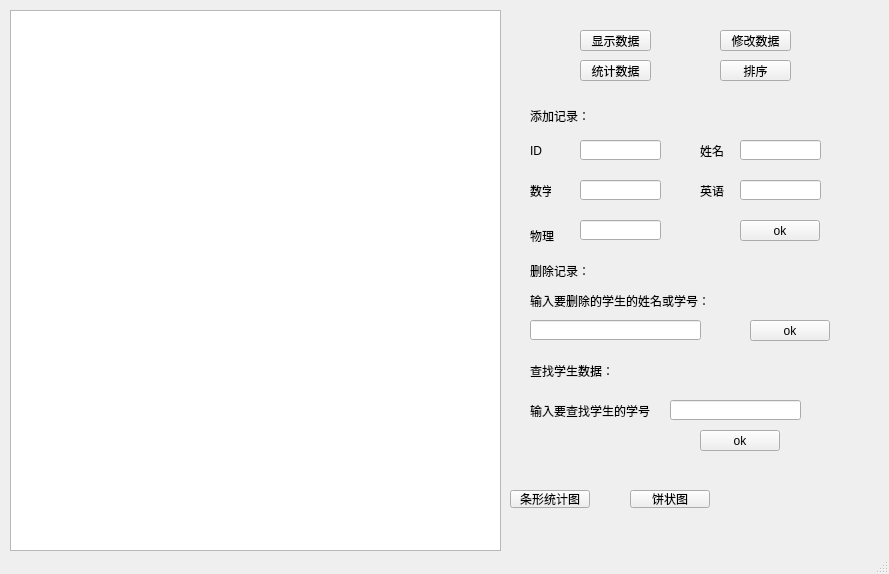
<?xml version="1.0" encoding="UTF-8"?>
<ui version="4.0">
 <class>MainWindow</class>
 <widget class="QMainWindow" name="MainWindow">
  <property name="geometry">
   <rect>
    <x>0</x>
    <y>0</y>
    <width>889</width>
    <height>574</height>
   </rect>
  </property>
  <property name="windowTitle">
   <string>MainWindow</string>
  </property>
  <widget class="QWidget" name="centralwidget">
   <widget class="QPushButton" name="pushButton">
    <property name="geometry">
     <rect>
      <x>580</x>
      <y>30</y>
      <width>71</width>
      <height>21</height>
     </rect>
    </property>
    <property name="text">
     <string>显示数据</string>
    </property>
   </widget>
   <widget class="QPushButton" name="pushButton_2">
    <property name="geometry">
     <rect>
      <x>720</x>
      <y>30</y>
      <width>71</width>
      <height>21</height>
     </rect>
    </property>
    <property name="text">
     <string>修改数据</string>
    </property>
   </widget>
   <widget class="QPushButton" name="pushButton_3">
    <property name="geometry">
     <rect>
      <x>580</x>
      <y>60</y>
      <width>71</width>
      <height>21</height>
     </rect>
    </property>
    <property name="text">
     <string>统计数据</string>
    </property>
   </widget>
   <widget class="QPushButton" name="pushButton_4">
    <property name="geometry">
     <rect>
      <x>720</x>
      <y>60</y>
      <width>71</width>
      <height>21</height>
     </rect>
    </property>
    <property name="text">
     <string>排序</string>
    </property>
   </widget>
   <widget class="QLineEdit" name="shuxue">
    <property name="geometry">
     <rect>
      <x>580</x>
      <y>180</y>
      <width>81</width>
      <height>20</height>
     </rect>
    </property>
   </widget>
   <widget class="QLabel" name="label">
    <property name="geometry">
     <rect>
      <x>530</x>
      <y>106</y>
      <width>71</width>
      <height>20</height>
     </rect>
    </property>
    <property name="text">
     <string>添加记录：</string>
    </property>
   </widget>
   <widget class="QLabel" name="label_2">
    <property name="geometry">
     <rect>
      <x>530</x>
      <y>180</y>
      <width>21</width>
      <height>21</height>
     </rect>
    </property>
    <property name="text">
     <string>数学</string>
    </property>
   </widget>
   <widget class="QLabel" name="label_3">
    <property name="geometry">
     <rect>
      <x>530</x>
      <y>140</y>
      <width>21</width>
      <height>21</height>
     </rect>
    </property>
    <property name="text">
     <string>ID</string>
    </property>
   </widget>
   <widget class="QLineEdit" name="ID">
    <property name="geometry">
     <rect>
      <x>580</x>
      <y>140</y>
      <width>81</width>
      <height>20</height>
     </rect>
    </property>
   </widget>
   <widget class="QLabel" name="label_4">
    <property name="geometry">
     <rect>
      <x>700</x>
      <y>140</y>
      <width>31</width>
      <height>21</height>
     </rect>
    </property>
    <property name="text">
     <string>姓名</string>
    </property>
   </widget>
   <widget class="QLineEdit" name="xingming">
    <property name="geometry">
     <rect>
      <x>740</x>
      <y>140</y>
      <width>81</width>
      <height>20</height>
     </rect>
    </property>
   </widget>
   <widget class="QLabel" name="label_5">
    <property name="geometry">
     <rect>
      <x>700</x>
      <y>180</y>
      <width>31</width>
      <height>21</height>
     </rect>
    </property>
    <property name="text">
     <string>英语</string>
    </property>
   </widget>
   <widget class="QLineEdit" name="yingyu">
    <property name="geometry">
     <rect>
      <x>740</x>
      <y>180</y>
      <width>81</width>
      <height>20</height>
     </rect>
    </property>
   </widget>
   <widget class="QLabel" name="label_6">
    <property name="geometry">
     <rect>
      <x>530</x>
      <y>225</y>
      <width>31</width>
      <height>21</height>
     </rect>
    </property>
    <property name="text">
     <string>物理</string>
    </property>
   </widget>
   <widget class="QLineEdit" name="wuli">
    <property name="geometry">
     <rect>
      <x>580</x>
      <y>220</y>
      <width>81</width>
      <height>20</height>
     </rect>
    </property>
   </widget>
   <widget class="QPushButton" name="ok">
    <property name="geometry">
     <rect>
      <x>740</x>
      <y>220</y>
      <width>80</width>
      <height>21</height>
     </rect>
    </property>
    <property name="text">
     <string>ok</string>
    </property>
   </widget>
   <widget class="QLabel" name="label_7">
    <property name="geometry">
     <rect>
      <x>530</x>
      <y>260</y>
      <width>71</width>
      <height>21</height>
     </rect>
    </property>
    <property name="text">
     <string>删除记录：</string>
    </property>
   </widget>
   <widget class="QLabel" name="label_8">
    <property name="geometry">
     <rect>
      <x>530</x>
      <y>290</y>
      <width>251</width>
      <height>21</height>
     </rect>
    </property>
    <property name="text">
     <string>输入要删除的学生的姓名或学号：</string>
    </property>
   </widget>
   <widget class="QLineEdit" name="delete_2">
    <property name="geometry">
     <rect>
      <x>530</x>
      <y>320</y>
      <width>171</width>
      <height>20</height>
     </rect>
    </property>
   </widget>
   <widget class="QPushButton" name="ok_2">
    <property name="geometry">
     <rect>
      <x>750</x>
      <y>320</y>
      <width>80</width>
      <height>21</height>
     </rect>
    </property>
    <property name="text">
     <string>ok</string>
    </property>
   </widget>
   <widget class="QLabel" name="label_9">
    <property name="geometry">
     <rect>
      <x>530</x>
      <y>360</y>
      <width>91</width>
      <height>21</height>
     </rect>
    </property>
    <property name="text">
     <string>查找学生数据：</string>
    </property>
   </widget>
   <widget class="QLabel" name="label_10">
    <property name="geometry">
     <rect>
      <x>530</x>
      <y>400</y>
      <width>121</width>
      <height>21</height>
     </rect>
    </property>
    <property name="text">
     <string>输入要查找学生的学号：</string>
    </property>
   </widget>
   <widget class="QLineEdit" name="sousuo">
    <property name="geometry">
     <rect>
      <x>670</x>
      <y>400</y>
      <width>131</width>
      <height>20</height>
     </rect>
    </property>
   </widget>
   <widget class="QPushButton" name="ss">
    <property name="geometry">
     <rect>
      <x>700</x>
      <y>430</y>
      <width>80</width>
      <height>21</height>
     </rect>
    </property>
    <property name="text">
     <string>ok</string>
    </property>
   </widget>
   <widget class="QPushButton" name="chartBtn">
    <property name="geometry">
     <rect>
      <x>510</x>
      <y>490</y>
      <width>80</width>
      <height>18</height>
     </rect>
    </property>
    <property name="text">
     <string>条形统计图</string>
    </property>
   </widget>
   <widget class="QPushButton" name="pieChartBtn">
    <property name="geometry">
     <rect>
      <x>630</x>
      <y>490</y>
      <width>80</width>
      <height>18</height>
     </rect>
    </property>
    <property name="text">
     <string>饼状图</string>
    </property>
   </widget>
   <widget class="QTableWidget" name="textEdit">
    <property name="geometry">
     <rect>
      <x>10</x>
      <y>10</y>
      <width>491</width>
      <height>541</height>
     </rect>
    </property>
   </widget>
  </widget>
  <widget class="QStatusBar" name="statusbar"/>
 </widget>
 <resources/>
 <connections/>
</ui>
